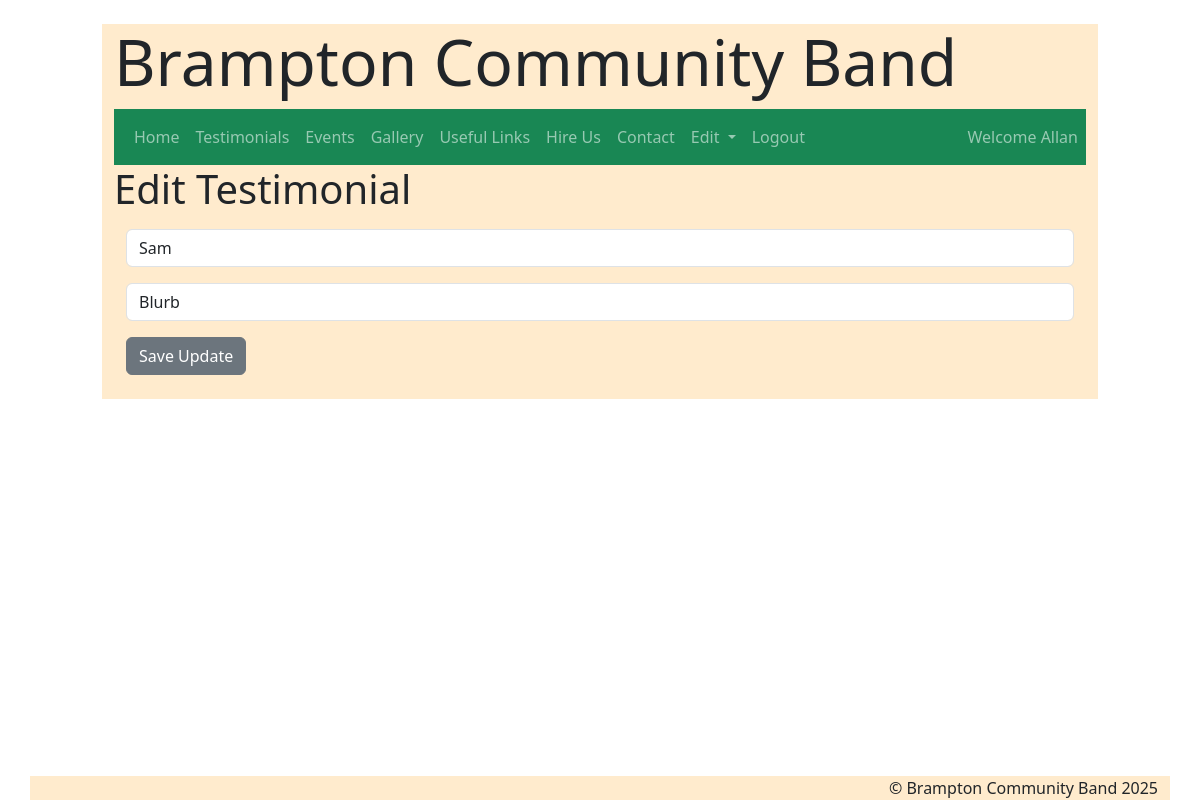
The page /edit_testimonial/1 (signed in) on the database as committed earlier.
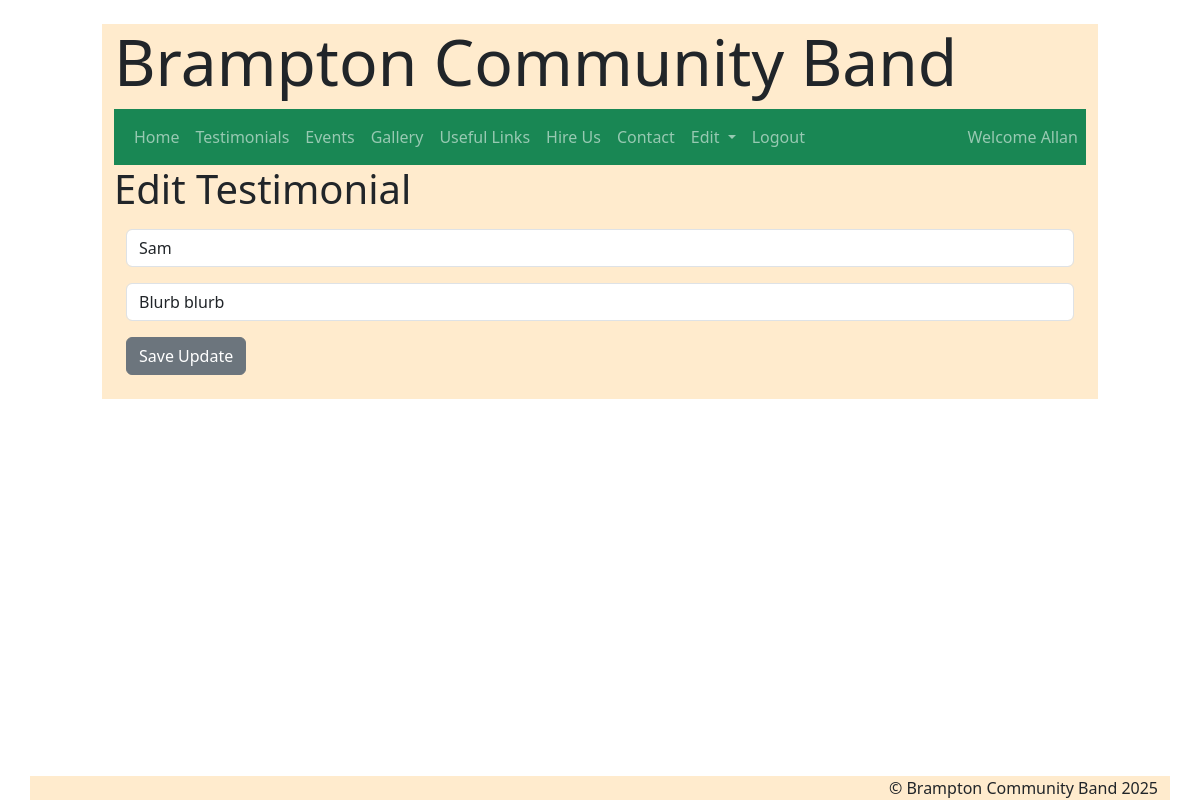
The same page on the database as committed later.
### pages/models.py (models this page shows, shortened)
class Testimonials(models.Model):
    heading = models.CharField(max_length=250)
    content_text = models.TextField(blank=True)
    image_file= models.ImageField(upload_to="images/")
    article_created_at = models.DateTimeField(default=timezone.now)
    class Meta:
        ordering =['-article_created_at']

### pages/views.py (the view)
# urls.py: path('edit_testimonial/<int:id>', views.edit_testimonial, name='edit_testimonial'),
def edit_testimonial(request, id):
    if request.user.is_authenticated:
        edit_img = Testimonials.objects.get(id=id)
        if request.method == "POST":
            edit_img.heading= request.POST['heading']
            edit_img.content_text = request.POST['content_text']
            edit_img.save()
            return redirect('testimonials')
        print('here')
        edit_img = Testimonials.objects.get(id=id)
        return render(request, 'edit_testimonial.html', {"edit_img":edit_img})
    else:
        messages.success(request, "Please log to access this page")
        return render(request, 'login.html')

### pages/templates/edit_testimonial.html (shortened to what this page needs)
{% extends "base.html" %}
{% load crispy_forms_tags % }
{% block content %}
{% block page_title %}
<h2 class="display-6">Edit Testimonial</h2>
{% endblock page_title%}
<div class="container mt-3">
    <form action="{% url 'edit_testimonial' edit_img.id %}" method="POST">
        <div class="form-group">
        <input class="form-control"  name='heading' type="text" value = '{{ edit_img.heading }}' placeholder="Title"></p>
        </div>
        <div class="form-group">
        <input class="form-control" name='content_text' type="text" value = '{{ edit_img.content_text }}' placeholder="Description" ></p>
        </div>
        <button type="submit" class="btn btn-secondary">Save Update</button>
    </form>
</div>
<br>

Rows that differ between the two databases and show on the page:
changed Testimonials "Sam": content_text "Blurb" → "Blurb blurb"
